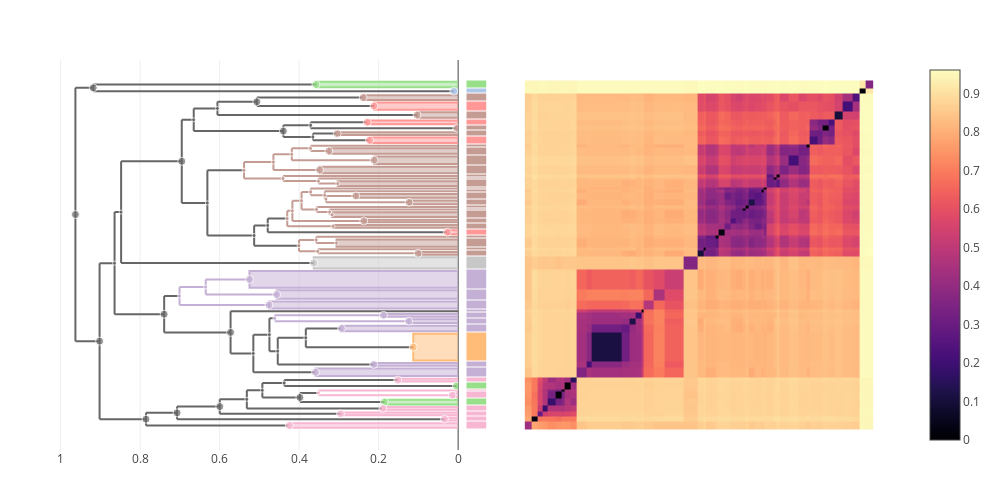

The notebook cell this image was saved under:
### Code cell
plot(multi_clustermap(cdata, trees["all"]))

### Figure 1 — Plotly figure (JSON) as saved in the notebook; plotly's stock layout.template omitted (floating-point values rounded to 4 significant figures; data arrays with more than 128 entries replaced by an {"elided": "..."} marker saying what was removed)
{"data": [{"colorscale": {"elided": "256x2 mixed values"}, "type": "heatmap", "x": [0.5, 3.232, 5.232, 7.232, 9.232, 11.96, 14.38, 15.38, 17.79, 19.79, 23.62, 25.62, 36.52, 39.52, 41.93, 43.93, 44.93, 48.58, 52.74, 59.91, 65.03, 67.03, 68.03, 71.68, 72.68, 75.09, 77.09, 79.09, 81.82, 82.82, 83.82, 86.24, 88.65, 89.65, 90.65, 93.38, 94.38, 95.38, 98.83, 102.7, 105.7, 106.7, 109.7, 111.7, 113.7, 116.1, 119.1, 122.7, 125.5, 127.5, 130.5], "y": [0.5, 3.232, 5.232, 7.232, 9.232, 11.96, 14.38, 15.38, 17.79, 19.79, 23.62, 25.62, 36.52, 39.52, 41.93, 43.93, 44.93, 48.58, 52.74, 59.91, 65.03, 67.03, 68.03, 71.68, 72.68, 75.09, 77.09, 79.09, 81.82, 82.82, 83.82, 86.24, 88.65, 89.65, 90.65, 93.38, 94.38, 95.38, 98.83, 102.7, 105.7, 106.7, 109.7, 111.7, 113.7, 116.1, 119.1, 122.7, 125.5, 127.5, 130.5], "z": {"elided": "50x50 float values"}}, {"fill": "toself", "hoverinfo": "skip", "line": {"color": "#98DF8A"}, "mode": "lines", "showlegend": false, "type": "scatter", "x": [0, 0.3578, 0.3578, 0], "xaxis": "x2", "y": [128.0, 128.0, 130.0, 130.0], "yaxis": "y"}, {"hoverinfo": "skip", "line": {"color": "#666666"}, "mode": "lines", "showlegend": false, "type": "scatter", "x": [0.9629, 0.9629, null, 0.9629, 0.9021, null, 0.9629, 0.9181, null], "xaxis": "x2", "y": [33.3, 127.7, null, 33.3, 33.3, null, 127.7, 127.7, null], "yaxis": "y"}, {"fill": "toself", "hoverinfo": "skip", "line": {"color": "#98DF8A"}, "mode": "lines", "showlegend": false, "type": "scatter", "x": [0, 0.1854, 0.1854, 0], "xaxis": "x2", "y": [9.732, 9.732, 11.46, 11.46], "yaxis": "y"}, {"fill": "toself", "hoverinfo": "skip", "line": {"color": "#FFBB78"}, "mode": "lines", "showlegend": false, "type": "scatter", "x": [0, 0.1129, 0.1129, 0], "xaxis": "x2", "y": [26.12, 26.12, 36.02, 36.02], "yaxis": "y"}, {"fill": "toself", "hoverinfo": "skip", "line": {"color": "#FF9896"}, "mode": "lines", "showlegend": false, "type": "scatter", "x": [0, 0.2117, 0.2117, 0], "xaxis": "x2", "y": [119.6, 119.6, 122.2, 122.2], "yaxis": "y"}, {"hoverinfo": "skip", "line": {"color": "#C49C94"}, "mode": "lines", "showlegend": false, "type": "scatter", "x": [0.3939, 0.3939, null, 0.3939, 0.3562, null, 0.3939, 0.3708, null], "xaxis": "x2", "y": [82.36, 88.92, null, 82.36, 82.36, null, 88.92, 88.92, null], "yaxis": "y"}, {"fill": "toself", "hoverinfo": "skip", "line": {"color": "#C7C7C7"}, "mode": "lines", "showlegend": false, "type": "scatter", "x": [0, 0.3633, 0.3633, 0], "xaxis": "x2", "y": [60.41, 60.41, 64.53, 64.53], "yaxis": "y"}, {"hoverinfo": "skip", "line": {"color": "#C49C94"}, "mode": "lines", "showlegend": false, "type": "scatter", "x": [0.3562, 0.3562, null, 0.3562, 0.3233, null, 0.3562, 0, null], "xaxis": "x2", "y": [81.39, 83.32, null, 81.39, 81.39, null, 83.32, 83.32, null], "yaxis": "y"}, {"hoverinfo": "skip", "line": {"color": "#666666"}, "mode": "lines", "showlegend": false, "type": "scatter", "x": [0.6953, 0.6953, null, 0.6953, 0.6309, null, 0.6953, 0.6652, null], "xaxis": "x2", "y": [84.82, 115.8, null, 84.82, 84.82, null, 115.8, 115.8, null], "yaxis": "y"}, {"fill": "toself", "hoverinfo": "skip", "line": {"color": "#C49C94"}, "mode": "lines", "showlegend": false, "type": "scatter", "x": [0, 0.3251, 0.3251, 0], "xaxis": "x2", "y": [103.2, 103.2, 105.2, 105.2], "yaxis": "y"}, {"fill": "toself", "hoverinfo": "skip", "line": {"color": "#C49C94"}, "mode": "lines", "showlegend": false, "type": "scatter", "x": [0, 0.317, 0.317, 0], "xaxis": "x2", "y": [79.59, 79.59, 81.32, 81.32], "yaxis": "y"}, {"fill": "toself", "hoverinfo": "skip", "line": {"color": "#F7B6D2"}, "mode": "lines", "showlegend": false, "type": "scatter", "x": [0, 0.152, 0.152, 0], "xaxis": "x2", "y": [18.29, 18.29, 19.29, 19.29], "yaxis": "y"}, {"fill": "toself", "hoverinfo": "skip", "line": {"color": "#AEC7E8"}, "mode": "lines", "showlegend": false, "type": "scatter", "x": [0, 0.01095, 0.01095, 0], "xaxis": "x2", "y": [126.0, 126.0, 127.0, 127.0], "yaxis": "y"}, {"hoverinfo": "skip", "line": {"color": "#666666"}, "mode": "lines", "showlegend": false, "type": "scatter", "x": [0.4925, 0.4925, null, 0.4925, 0.398, null, 0.4925, 0.4374, null], "xaxis": "x2", "y": [12.31, 17.69, null, 12.31, 12.31, null, 17.69, 17.69, null], "yaxis": "y"}, {"hoverinfo": "skip", "line": {"color": "#666666"}, "mode": "lines", "showlegend": false, "type": "scatter", "x": [0.7853, 0.7853, null, 0.7853, 0.4248, null, 0.7853, 0.7071, null], "xaxis": "x2", "y": [1.866, 6.578, null, 1.866, 1.866, null, 6.578, 6.578, null], "yaxis": "y"}, {"hoverinfo": "skip", "line": {"color": "#666666"}, "mode": "lines", "showlegend": false, "type": "scatter", "x": [0.5152, 0.5152, null, 0.5152, 0.3589, null, 0.5152, 0.4748, null], "xaxis": "x2", "y": [21.71, 35.71, null, 21.71, 21.71, null, 35.71, 35.71, null], "yaxis": "y"}, {"fill": "toself", "hoverinfo": "skip", "line": {"color": "#C5B0D5"}, "mode": "lines", "showlegend": false, "type": "scatter", "x": [0, 0.1879, 0.1879, 0], "xaxis": "x2", "y": [42.43, 42.43, 43.43, 43.43], "yaxis": "y"}, {"hoverinfo": "skip", "line": {"color": "#666666"}, "mode": "lines", "showlegend": false, "type": "scatter", "x": [0.9021, 0.9021, null, 0.9021, 0.7853, null, 0.9021, 0.8644, null], "xaxis": "x2", "y": [4.222, 62.37, null, 4.222, 4.222, null, 62.37, 62.37, null], "yaxis": "y"}, {"fill": "toself", "hoverinfo": "skip", "line": {"color": "#C49C94"}, "mode": "lines", "showlegend": false, "type": "scatter", "x": [0, 0.1033, 0.1033, 0], "xaxis": "x2", "y": [116.6, 116.6, 118.6, 118.6], "yaxis": "y"}, {"fill": "toself", "hoverinfo": "skip", "line": {"color": "#C49C94"}, "mode": "lines", "showlegend": false, "type": "scatter", "x": [0, 0.2575, 0.2575, 0], "xaxis": "x2", "y": [86.74, 86.74, 88.15, 88.15], "yaxis": "y"}, {"fill": "toself", "hoverinfo": "skip", "line": {"color": "#98DF8A"}, "mode": "lines", "showlegend": false, "type": "scatter", "x": [0, 0.00464, 0.00464, 0], "xaxis": "x2", "y": [15.88, 15.88, 17.29, 17.29], "yaxis": "y"}, {"hoverinfo": "skip", "line": {"color": "#C5B0D5"}, "mode": "lines", "showlegend": false, "type": "scatter", "x": [0.7009, 0.7009, null, 0.7009, 0.4759, null, 0.7009, 0.635, null], "xaxis": "x2", "y": [46.76, 53.49, null, 46.76, 46.76, null, 53.49, 53.49, null], "yaxis": "y"}, {"hoverinfo": "skip", "line": {"color": "#C49C94"}, "mode": "lines", "showlegend": false, "type": "scatter", "x": [0.417, 0.417, null, 0.417, 0.2375, null, 0.417, 0.3939, null], "xaxis": "x2", "y": [78.09, 85.64, null, 78.09, 78.09, null, 85.64, 85.64, null], "yaxis": "y"}, {"hoverinfo": "skip", "line": {"color": "#666666"}, "mode": "lines", "showlegend": false, "type": "scatter", "x": [0.5065, 0.5065, null, 0.5065, 0.2117, null, 0.5065, 0.2389, null], "xaxis": "x2", "y": [120.9, 124.1, null, 120.9, 120.9, null, 124.1, 124.1, null], "yaxis": "y"}, {"hoverinfo": "skip", "line": {"color": "#666666"}, "mode": "lines", "showlegend": false, "type": "scatter", "x": [0.5316, 0.5316, null, 0.5316, 0.1893, null, 0.5316, 0.4925, null], "xaxis": "x2", "y": [8.232, 15.0, null, 8.232, 8.232, null, 15.0, 15.0, null], "yaxis": "y"}, {"fill": "toself", "hoverinfo": "skip", "line": {"color": "#F7B6D2"}, "mode": "lines", "showlegend": false, "type": "scatter", "x": [0, 0.0149, 0.0149, 0], "xaxis": "x2", "y": [12.46, 12.46, 13.88, 13.88], "yaxis": "y"}, {"fill": "toself", "hoverinfo": "skip", "line": {"color": "#C49C94"}, "mode": "lines", "showlegend": false, "type": "scatter", "x": [0, 0.2375, 0.2375, 0], "xaxis": "x2", "y": [77.59, 77.59, 78.59, 78.59], "yaxis": "y"}, {"hoverinfo": "skip", "line": {"color": "#666666"}, "mode": "lines", "showlegend": false, "type": "scatter", "x": [0.3832, 0.3832, null, 0.3832, 0.1129, null, 0.3832, 0.2933, null], "xaxis": "x2", "y": [31.07, 38.02, null, 31.07, 31.07, null, 38.02, 38.02, null], "yaxis": "y"}, {"hoverinfo": "skip", "line": {"color": "#666666"}, "mode": "lines", "showlegend": false, "type": "scatter", "x": [0.6056, 0.6056, null, 0.6056, 0.1033, null, 0.6056, 0.5065, null], "xaxis": "x2", "y": [117.6, 122.5, null, 117.6, 117.6, null, 122.5, 122.5, null], "yaxis": "y"}, {"hoverinfo": "skip", "line": {"color": "#666666"}, "mode": "lines", "showlegend": false, "type": "scatter", "x": [0.479, 0.479, null, 0.479, 0.027, null, 0.479, 0.4299, null], "xaxis": "x2", "y": [73.88, 78.98, null, 73.88, 73.88, null, 78.98, 78.98, null], "yaxis": "y"}, {"fill": "toself", "hoverinfo": "skip", "line": {"color": "#C5B0D5"}, "mode": "lines", "showlegend": false, "type": "scatter", "x": [0, 0.2124, 0.2124, 0], "xaxis": "x2", "y": [24.12, 24.12, 25.12, 25.12], "yaxis": "y"}, {"fill": "toself", "hoverinfo": "skip", "line": {"color": "#C5B0D5"}, "mode": "lines", "showlegend": false, "type": "scatter", "x": [0, 0.4759, 0.4759, 0], "xaxis": "x2", "y": [45.43, 45.43, 48.08, 48.08], "yaxis": "y"}, {"hoverinfo": "skip", "line": {"color": "#C49C94"}, "mode": "lines", "showlegend": false, "type": "scatter", "x": [0.3569, 0.3569, null, 0.3569, 0.3059, null, 0.3569, 0, null], "xaxis": "x2", "y": [69.85, 72.18, null, 69.85, 69.85, null, 72.18, 72.18, null], "yaxis": "y"}, {"fill": "toself", "hoverinfo": "skip", "line": {"color": "#C49C94"}, "mode": "lines", "showlegend": false, "type": "scatter", "x": [0, 0.3059, 0.3059, 0], "xaxis": "x2", "y": [68.53, 68.53, 71.18, 71.18], "yaxis": "y"}, {"fill": "toself", "hoverinfo": "skip", "line": {"color": "#C49C94"}, "mode": "lines", "showlegend": false, "type": "scatter", "x": [0, 0.2389, 0.2389, 0], "xaxis": "x2", "y": [123.2, 123.2, 125.0, 125.0], "yaxis": "y"}, {"hoverinfo": "skip", "line": {"color": "#C49C94"}, "mode": "lines", "showlegend": false, "type": "scatter", "x": [0.4003, 0.4003, null, 0.4003, 0.353, null, 0.4003, 0.3569, null], "xaxis": "x2", "y": [66.78, 71.01, null, 66.78, 66.78, null, 71.01, 71.01, null], "yaxis": "y"}, {"fill": "toself", "hoverinfo": "skip", "line": {"color": "#F7B6D2"}, "mode": "lines", "showlegend": false, "type": "scatter", "x": [0, 0.03438, 0.03438, 0], "xaxis": "x2", "y": [3.732, 3.732, 4.732, 4.732], "yaxis": "y"}, {"fill": "toself", "hoverinfo": "skip", "line": {"color": "#F7B6D2"}, "mode": "lines", "showlegend": false, "type": "scatter", "x": [0, 0.2958, 0.2958, 0], "xaxis": "x2", "y": [5.732, 5.732, 6.732, 6.732], "yaxis": "y"}, {"hoverinfo": "skip", "line": {"color": "#C49C94"}, "mode": "lines", "showlegend": false, "type": "scatter", "x": [0.3708, 0.3708, null, 0.3708, 0.3355, null, 0.3708, 0, null], "xaxis": "x2", "y": [87.69, 90.15, null, 87.69, 87.69, null, 90.15, 90.15, null], "yaxis": "y"}, {"fill": "toself", "hoverinfo": "skip", "line": {"color": "#C5B0D5"}, "mode": "lines", "showlegend": false, "type": "scatter", "x": [0, 0.3589, 0.3589, 0], "xaxis": "x2", "y": [20.29, 20.29, 23.12, 23.12], "yaxis": "y"}, {"hoverinfo": "skip", "line": {"color": "#C5B0D5"}, "mode": "lines", "showlegend": false, "type": "scatter", "x": [0.635, 0.635, null, 0.635, 0.4565, null, 0.635, 0.5249, null], "xaxis": "x2", "y": [50.66, 56.32, null, 50.66, 50.66, null, 56.32, 56.32, null], "yaxis": "y"}, {"hoverinfo": "skip", "line": {"color": "#666666"}, "mode": "lines", "showlegend": false, "type": "scatter", "x": [0.4748, 0.4748, null, 0.4748, 0.4538, null, 0.4748, 0.4611, null], "xaxis": "x2", "y": [29.58, 41.83, null, 29.58, 29.58, null, 41.83, 41.83, null], "yaxis": "y"}, {"hoverinfo": "skip", "line": {"color": "#C49C94"}, "mode": "lines", "showlegend": false, "type": "scatter", "x": [0.4647, 0.4647, null, 0.4647, 0.3485, null, 0.4647, 0.4185, null], "xaxis": "x2", "y": [97.11, 103.0, null, 97.11, 97.11, null, 103.0, 103.0, null], "yaxis": "y"}, {"hoverinfo": "skip", "line": {"color": "#666666"}, "mode": "lines", "showlegend": false, "type": "scatter", "x": [0.3652, 0.3652, null, 0.3652, 0.223, null, 0.3652, 0.3042, null], "xaxis": "x2", "y": [108.2, 110.7, null, 108.2, 108.2, null, 110.7, 110.7, null], "yaxis": "y"}, {"fill": "toself", "hoverinfo": "skip", "line": {"color": "#C5B0D5"}, "mode": "lines", "showlegend": false, "type": "scatter", "x": [0, 0.4565, 0.4565, 0], "xaxis": "x2", "y": [49.08, 49.08, 52.24, 52.24], "yaxis": "y"}, {"hoverinfo": "skip", "line": {"color": "#666666"}, "mode": "lines", "showlegend": false, "type": "scatter", "x": [0.371, 0.371, null, 0.371, 0.003094, null, 0.371, 0.2285, null], "xaxis": "x2", "y": [112.7, 114.9, null, 112.7, 112.7, null, 114.9, 114.9, null], "yaxis": "y"}, {"fill": "toself", "hoverinfo": "skip", "line": {"color": "#C49C94"}, "mode": "lines", "showlegend": false, "type": "scatter", "x": [0, 0.3145, 0.3145, 0], "xaxis": "x2", "y": [75.59, 75.59, 76.59, 76.59], "yaxis": "y"}, {"fill": "toself", "hoverinfo": "skip", "line": {"color": "#F7B6D2"}, "mode": "lines", "showlegend": false, "type": "scatter", "x": [0, 0.4248, 0.4248, 0], "xaxis": "x2", "y": [1, 1, 2.732, 2.732], "yaxis": "y"}, {"hoverinfo": "skip", "line": {"color": "#666666"}, "mode": "lines", "showlegend": false, "type": "scatter", "x": [0.398, 0.398, null, 0.398, 0.1854, null, 0.398, 0.351, null], "xaxis": "x2", "y": [10.6, 14.02, null, 10.6, 10.6, null, 14.02, 14.02, null], "yaxis": "y"}, {"hoverinfo": "skip", "line": {"color": "#666666"}, "mode": "lines", "showlegend": false, "type": "scatter", "x": [0.6309, 0.6309, null, 0.6309, 0.5132, null, 0.6309, 0.5386, null], "xaxis": "x2", "y": [72.66, 96.97, null, 72.66, 72.66, null, 96.97, 96.97, null], "yaxis": "y"}, {"hoverinfo": "skip", "line": {"color": "#C49C94"}, "mode": "lines", "showlegend": false, "type": "scatter", "x": [0.5386, 0.5386, null, 0.5386, 0.4404, null, 0.5386, 0.4647, null], "xaxis": "x2", "y": [93.92, 100.0, null, 93.92, 93.92, null, 100.0, 100.0, null], "yaxis": "y"}, {"fill": "toself", "hoverinfo": "skip", "line": {"color": "#F7B6D2"}, "mode": "lines", "showlegend": false, "type": "scatter", "x": [0, 0.1893, 0.1893, 0], "xaxis": "x2", "y": [7.732, 7.732, 8.732, 8.732], "yaxis": "y"}, {"hoverinfo": "skip", "line": {"color": "#666666"}, "mode": "lines", "showlegend": false, "type": "scatter", "x": [0.5132, 0.5132, null, 0.5132, 0.4003, null, 0.5132, 0.479, null], "xaxis": "x2", "y": [68.9, 76.43, null, 68.9, 68.9, null, 76.43, 76.43, null], "yaxis": "y"}, {"fill": "toself", "hoverinfo": "skip", "line": {"color": "#C5B0D5"}, "mode": "lines", "showlegend": false, "type": "scatter", "x": [0, 0.2933, 0.2933, 0], "xaxis": "x2", "y": [37.02, 37.02, 39.02, 39.02], "yaxis": "y"}, {"hoverinfo": "skip", "line": {"color": "#666666"}, "mode": "lines", "showlegend": false, "type": "scatter", "x": [0.4538, 0.4538, null, 0.4538, 0.2124, null, 0.4538, 0.3832, null], "xaxis": "x2", "y": [24.62, 34.55, null, 24.62, 24.62, null, 34.55, 34.55, null], "yaxis": "y"}, {"fill": "toself", "hoverinfo": "skip", "line": {"color": "#C49C94"}, "mode": "lines", "showlegend": false, "type": "scatter", "x": [0, 0.1235, 0.1235, 0], "xaxis": "x2", "y": [84.32, 84.32, 85.74, 85.74], "yaxis": "y"}, {"fill": "toself", "hoverinfo": "skip", "line": {"color": "#C49C94"}, "mode": "lines", "showlegend": false, "type": "scatter", "x": [0, 0.1006, 0.1006, 0], "xaxis": "x2", "y": [65.53, 65.53, 66.53, 66.53], "yaxis": "y"}, {"hoverinfo": "skip", "line": {"color": "#666666"}, "mode": "lines", "showlegend": false, "type": "scatter", "x": [0.7396, 0.7396, null, 0.7396, 0.5725, null, 0.7396, 0.7009, null], "xaxis": "x2", "y": [36.57, 50.13, null, 36.57, 36.57, null, 50.13, 50.13, null], "yaxis": "y"}, {"fill": "toself", "hoverinfo": "skip", "line": {"color": "#FF9896"}, "mode": "lines", "showlegend": false, "type": "scatter", "x": [0, 0.2285, 0.2285, 0], "xaxis": "x2", "y": [114.2, 114.2, 115.6, 115.6], "yaxis": "y"}, {"hoverinfo": "skip", "line": {"color": "#C49C94"}, "mode": "lines", "showlegend": false, "type": "scatter", "x": [0.3512, 0.3512, null, 0.3512, 0.3027, null, 0.3512, 0, null], "xaxis": "x2", "y": [92.02, 93.88, null, 92.02, 92.02, null, 93.88, 93.88, null], "yaxis": "y"}, {"hoverinfo": "skip", "line": {"color": "#C49C94"}, "mode": "lines", "showlegend": false, "type": "scatter", "x": [0.3711, 0.3711, null, 0.3711, 0.3251, null, 0.3711, 0, null], "xaxis": "x2", "y": [104.2, 106.2, null, 104.2, 104.2, null, 106.2, 106.2, null], "yaxis": "y"}, {"hoverinfo": "skip", "line": {"color": "#C49C94"}, "mode": "lines", "showlegend": false, "type": "scatter", "x": [0.3233, 0.3233, null, 0.3233, 0.317, null, 0.3233, 0, null], "xaxis": "x2", "y": [80.46, 82.32, null, 80.46, 80.46, null, 82.32, 82.32, null], "yaxis": "y"}, {"fill": "toself", "hoverinfo": "skip", "line": {"color": "#C5B0D5"}, "mode": "lines", "showlegend": false, "type": "scatter", "x": [0, 0.5249, 0.5249, 0], "xaxis": "x2", "y": [53.24, 53.24, 59.41, 59.41], "yaxis": "y"}, {"fill": "toself", "hoverinfo": "skip", "line": {"color": "#C49C94"}, "mode": "lines", "showlegend": false, "type": "scatter", "x": [0, 0.3485, 0.3485, 0], "xaxis": "x2", "y": [95.88, 95.88, 98.33, 98.33], "yaxis": "y"}, {"hoverinfo": "skip", "line": {"color": "#666666"}, "mode": "lines", "showlegend": false, "type": "scatter", "x": [0.5997, 0.5997, null, 0.5997, 0.2958, null, 0.5997, 0.5316, null], "xaxis": "x2", "y": [6.232, 11.62, null, 6.232, 6.232, null, 11.62, 11.62, null], "yaxis": "y"}, {"hoverinfo": "skip", "line": {"color": "#666666"}, "mode": "lines", "showlegend": false, "type": "scatter", "x": [0.9181, 0.9181, null, 0.9181, 0.01095, null, 0.9181, 0.3578, null], "xaxis": "x2", "y": [126.5, 129.0, null, 126.5, 126.5, null, 129.0, 129.0, null], "yaxis": "y"}, {"hoverinfo": "skip", "line": {"color": "#666666"}, "mode": "lines", "showlegend": false, "type": "scatter", "x": [0.7071, 0.7071, null, 0.7071, 0.03438, null, 0.7071, 0.5997, null], "xaxis": "x2", "y": [4.232, 8.924, null, 4.232, 4.232, null, 8.924, 8.924, null], "yaxis": "y"}, {"hoverinfo": "skip", "line": {"color": "#C49C94"}, "mode": "lines", "showlegend": false, "type": "scatter", "x": [0.3324, 0.3324, null, 0.3324, 0.1235, null, 0.3324, 0.2575, null], "xaxis": "x2", "y": [85.03, 87.44, null, 85.03, 85.03, null, 87.44, 87.44, null], "yaxis": "y"}, {"hoverinfo": "skip", "line": {"color": "#666666"}, "mode": "lines", "showlegend": false, "type": "scatter", "x": [0.5725, 0.5725, null, 0.5725, 0.5152, null, 0.5725, 0, null], "xaxis": "x2", "y": [28.71, 44.43, null, 28.71, 28.71, null, 44.43, 44.43, null], "yaxis": "y"}, {"hoverinfo": "skip", "line": {"color": "#666666"}, "mode": "lines", "showlegend": false, "type": "scatter", "x": [0.8479, 0.8479, null, 0.8479, 0.3633, null, 0.8479, 0.6953, null], "xaxis": "x2", "y": [62.47, 100.3, null, 62.47, 62.47, null, 100.3, 100.3, null], "yaxis": "y"}, {"hoverinfo": "skip", "line": {"color": "#C49C94"}, "mode": "lines", "showlegend": false, "type": "scatter", "x": [0.3355, 0.3355, null, 0.3355, 0.3324, null, 0.3355, 0, null], "xaxis": "x2", "y": [86.24, 89.15, null, 86.24, 86.24, null, 89.15, 89.15, null], "yaxis": "y"}, {"hoverinfo": "skip", "line": {"color": "#666666"}, "mode": "lines", "showlegend": false, "type": "scatter", "x": [0.6652, 0.6652, null, 0.6652, 0.4397, null, 0.6652, 0.6056, null], "xaxis": "x2", "y": [111.6, 120.0, null, 111.6, 111.6, null, 120.0, 120.0, null], "yaxis": "y"}, {"fill": "toself", "hoverinfo": "skip", "line": {"color": "#C49C94"}, "mode": "lines", "showlegend": false, "type": "scatter", "x": [0, 0.3027, 0.3027, 0], "xaxis": "x2", "y": [91.15, 91.15, 92.88, 92.88], "yaxis": "y"}, {"hoverinfo": "skip", "line": {"color": "#C5B0D5"}, "mode": "lines", "showlegend": false, "type": "scatter", "x": [0.4611, 0.4611, null, 0.4611, 0.1244, null, 0.4611, 0.1879, null], "xaxis": "x2", "y": [40.73, 42.93, null, 40.73, 40.73, null, 42.93, 42.93, null], "yaxis": "y"}, {"fill": "toself", "hoverinfo": "skip", "line": {"color": "#C49C94"}, "mode": "lines", "showlegend": false, "type": "scatter", "x": [0, 0.003094, 0.003094, 0], "xaxis": "x2", "y": [112.2, 112.2, 113.2, 113.2], "yaxis": "y"}, {"hoverinfo": "skip", "line": {"color": "#C49C94"}, "mode": "lines", "showlegend": false, "type": "scatter", "x": [0.4299, 0.4299, null, 0.4299, 0.3145, null, 0.4299, 0.417, null], "xaxis": "x2", "y": [76.09, 81.86, null, 76.09, 76.09, null, 81.86, 81.86, null], "yaxis": "y"}, {"hoverinfo": "skip", "line": {"color": "#F7B6D2"}, "mode": "lines", "showlegend": false, "type": "scatter", "x": [0.351, 0.351, null, 0.351, 0.0149, null, 0.351, 0, null], "xaxis": "x2", "y": [13.17, 14.88, null, 13.17, 13.17, null, 14.88, 14.88, null], "yaxis": "y"}, {"hoverinfo": "skip", "line": {"color": "#C49C94"}, "mode": "lines", "showlegend": false, "type": "scatter", "x": [0.4185, 0.4185, null, 0.4185, 0.2113, null, 0.4185, 0.3711, null], "xaxis": "x2", "y": [100.7, 105.2, null, 100.7, 100.7, null, 105.2, 105.2, null], "yaxis": "y"}, {"hoverinfo": "skip", "line": {"color": "#666666"}, "mode": "lines", "showlegend": false, "type": "scatter", "x": [0.4374, 0.4374, null, 0.4374, 0.00464, null, 0.4374, 0.152, null], "xaxis": "x2", "y": [16.59, 18.79, null, 16.59, 16.59, null, 18.79, 18.79, null], "yaxis": "y"}, {"fill": "toself", "hoverinfo": "skip", "line": {"color": "#FF9896"}, "mode": "lines", "showlegend": false, "type": "scatter", "x": [0, 0.223, 0.223, 0], "xaxis": "x2", "y": [107.2, 107.2, 109.2, 109.2], "yaxis": "y"}, {"fill": "toself", "hoverinfo": "skip", "line": {"color": "#C49C94"}, "mode": "lines", "showlegend": false, "type": "scatter", "x": [0, 0.3042, 0.3042, 0], "xaxis": "x2", "y": [110.2, 110.2, 111.2, 111.2], "yaxis": "y"}, {"fill": "toself", "hoverinfo": "skip", "line": {"color": "#C49C94"}, "mode": "lines", "showlegend": false, "type": "scatter", "x": [0, 0.2113, 0.2113, 0], "xaxis": "x2", "y": [99.33, 99.33, 102.2, 102.2], "yaxis": "y"}, {"hoverinfo": "skip", "line": {"color": "#666666"}, "mode": "lines", "showlegend": false, "type": "scatter", "x": [0.8644, 0.8644, null, 0.8644, 0.7396, null, 0.8644, 0.8479, null], "xaxis": "x2", "y": [43.35, 81.39, null, 43.35, 43.35, null, 81.39, 81.39, null], "yaxis": "y"}, {"hoverinfo": "skip", "line": {"color": "#C49C94"}, "mode": "lines", "showlegend": false, "type": "scatter", "x": [0.4404, 0.4404, null, 0.4404, 0.3512, null, 0.4404, 0, null], "xaxis": "x2", "y": [92.95, 94.88, null, 92.95, 92.95, null, 94.88, 94.88, null], "yaxis": "y"}, {"fill": "toself", "hoverinfo": "skip", "line": {"color": "#FF9896"}, "mode": "lines", "showlegend": false, "type": "scatter", "x": [0, 0.027, 0.027, 0], "xaxis": "x2", "y": [73.18, 73.18, 74.59, 74.59], "yaxis": "y"}, {"fill": "toself", "hoverinfo": "skip", "line": {"color": "#C5B0D5"}, "mode": "lines", "showlegend": false, "type": "scatter", "x": [0, 0.1244, 0.1244, 0], "xaxis": "x2", "y": [40.02, 40.02, 41.43, 41.43], "yaxis": "y"}, {"hoverinfo": "skip", "line": {"color": "#666666"}, "mode": "lines", "showlegend": false, "type": "scatter", "x": [0.4397, 0.4397, null, 0.4397, 0.3652, null, 0.4397, 0.371, null], "xaxis": "x2", "y": [109.4, 113.8, null, 109.4, 109.4, null, 113.8, 113.8, null], "yaxis": "y"}, {"hoverinfo": "skip", "line": {"color": "#C49C94"}, "mode": "lines", "showlegend": false, "type": "scatter", "x": [0.353, 0.353, null, 0.353, 0.1006, null, 0.353, 0, null], "xaxis": "x2", "y": [66.03, 67.53, null, 66.03, 66.03, null, 67.53, 67.53, null], "yaxis": "y"}, {"customdata": {"elided": "88x3 mixed values"}, "hovertemplate": "ID: %{customdata[0]}<br>\nHeight: %{x:.3f}<br>\nGenome count: %{customdata[1]}\n<br>\n%{customdata[2]}\n<extra></extra>", "marker": {"color": ["#98DF8A", "#666666", "#98DF8A", "#FFBB78", "#FF9896", "#C49C94", "#C7C7C7", "#C49C94", "#666666", "#C49C94", "#C49C94", "#F7B6D2", "#AEC7E8", "#666666", "#666666", "#666666", "#C5B0D5", "#666666", "#C49C94", "#C49C94", "#98DF8A", "#C5B0D5", "#C49C94", "#666666", "#666666", "#F7B6D2", "#C49C94", "#666666", "#666666", "#666666", "#C5B0D5", "#C5B0D5", "#C49C94", "#C49C94", "#C49C94", "#C49C94", "#F7B6D2", "#F7B6D2", "#C49C94", "#C5B0D5", "#C5B0D5", "#666666", "#C49C94", "#666666", "#C5B0D5", "#666666", "#C49C94", "#F7B6D2", "#666666", "#666666", "#C49C94", "#F7B6D2", "#666666", "#C5B0D5", "#666666", "#C49C94", "#C49C94", "#666666", "#FF9896", "#C49C94", "#C49C94", "#C49C94", "#C5B0D5", "#C49C94", "#666666", "#666666", "#666666", "#C49C94", "#666666", "#666666", "#C49C94", "#666666", "#C49C94", "#C5B0D5", "#C49C94", "#C49C94", "#F7B6D2", "#C49C94", "#666666", "#FF9896", "#C49C94", "#C49C94", "#666666", "#C49C94", "#FF9896", "#C5B0D5", "#666666", "#C49C94"], "size": [8, 8, 8, 8, 8, 4, 8, 4, 8, 8, 4, 8, 8, 4, 8, 4, 8, 8, 8, 8, 8, 4, 4, 8, 4, 8, 8, 4, 4, 4, 8, 8, 4, 4, 8, 4, 8, 8, 4, 8, 4, 4, 4, 4, 8, 4, 4, 8, 8, 4, 4, 8, 4, 8, 4, 8, 8, 8, 8, 4, 4, 4, 8, 8, 8, 8, 8, 4, 8, 4, 4, 4, 4, 4, 8, 4, 4, 4, 4, 8, 8, 8, 4, 4, 8, 8, 8, 4]}, "mode": "markers", "showlegend": false, "type": "scatter", "x": [0.3578, 0.9629, 0.1854, 0.1129, 0.2117, 0.3939, 0.3633, 0.3562, 0.6953, 0.3251, 0.317, 0.152, 0.01095, 0.4925, 0.7853, 0.5152, 0.1879, 0.9021, 0.1033, 0.2575, 0.00464, 0.7009, 0.417, 0.5065, 0.5316, 0.0149, 0.2375, 0.3832, 0.6056, 0.479, 0.2124, 0.4759, 0.3569, 0.3059, 0.2389, 0.4003, 0.03438, 0.2958, 0.3708, 0.3589, 0.635, 0.4748, 0.4647, 0.3652, 0.4565, 0.371, 0.3145, 0.4248, 0.398, 0.6309, 0.5386, 0.1893, 0.5132, 0.2933, 0.4538, 0.1235, 0.1006, 0.7396, 0.2285, 0.3512, 0.3711, 0.3233, 0.5249, 0.3485, 0.5997, 0.9181, 0.7071, 0.3324, 0.5725, 0.8479, 0.3355, 0.6652, 0.3027, 0.4611, 0.003094, 0.4299, 0.351, 0.4185, 0.4374, 0.223, 0.3042, 0.2113, 0.8644, 0.4404, 0.027, 0.1244, 0.4397, 0.353], "xaxis": "x2", "y": [129.0, 80.5, 10.6, 31.07, 120.9, 85.64, 62.47, 82.36, 100.3, 104.2, 80.46, 18.79, 126.5, 15.0, 4.222, 28.71, 42.93, 33.3, 117.6, 87.44, 16.59, 50.13, 81.86, 122.5, 11.62, 13.17, 78.09, 34.55, 120.0, 76.43, 24.62, 46.76, 71.01, 69.85, 124.1, 68.9, 4.232, 6.232, 88.92, 21.71, 53.49, 35.71, 100.0, 109.4, 50.66, 113.8, 76.09, 1.866, 12.31, 84.82, 96.97, 8.232, 72.66, 38.02, 29.58, 85.03, 66.03, 43.35, 114.9, 92.95, 105.2, 81.39, 56.32, 97.11, 8.924, 127.7, 6.578, 86.24, 36.57, 81.39, 87.69, 115.8, 92.02, 41.83, 112.7, 78.98, 14.02, 103.0, 17.69, 108.2, 110.7, 100.7, 62.37, 93.92, 73.88, 40.73, 111.6, 66.78], "yaxis": "y"}, {"colorscale": [[0, "#666666"], [0.1, "#AEC7E8"], [0.2, "#FFBB78"], [0.3, "#98DF8A"], [0.4, "#FF9896"], [0.5, "#C5B0D5"], [0.6, "#C49C94"], [0.7, "#F7B6D2"], [0.8, "#C7C7C7"], [0.9, "#DBDB8D"], [1, "#9EDAE5"]], "customdata": [[["ID 599", "cereus subgroup 3"]], [["ID 457", "cereus subgroup 3"]], [["ID 558", "cereus subgroup 3"]], [["ID 522", "cereus subgroup 3"]], [["ID 520", "mycoides"]], [["ID 433", "cereus subgroup 3"]], [["Genome 290", "cereus subgroup 3"]], [["ID 407", "mycoides"]], [["ID 512", "cereus subgroup 3"]], [["ID 585", "cereus subgroup 1"]], [["ID 533", "cereus subgroup 1"]], [["ID 495", "anthracis"]], [["ID 555", "cereus subgroup 1"]], [["ID 501", "cereus subgroup 1"]], [["ID 521", "cereus subgroup 1"]], [["Genome 135", "cereus subgroup 1"]], [["ID 609", "cereus subgroup 1"]], [["ID 605", "cereus subgroup 1"]], [["ID 615", "cereus subgroup 1"]], [["ID 586", "cereus subgroup 4"]], [["ID 488", "cereus subgroup 2"]], [["Genome 247", "cereus subgroup 2"]], [["ID 563", "cereus subgroup 2"]], [["Genome 214", "cereus subgroup 2"]], [["ID 449", "thuringiensis"]], [["ID 567", "cereus subgroup 2"]], [["ID 538", "cereus subgroup 2"]], [["ID 569", "cereus subgroup 2"]], [["Genome 221", "cereus subgroup 2"]], [["Genome 228", "cereus subgroup 2"]], [["ID 500", "cereus subgroup 2"]], [["ID 544", "cereus subgroup 2"]], [["Genome 280", "cereus subgroup 2"]], [["Genome 272", "cereus subgroup 2"]], [["ID 560", "cereus subgroup 2"]], [["Genome 257", "cereus subgroup 2"]], [["Genome 278", "cereus subgroup 2"]], [["ID 577", "cereus subgroup 2"]], [["ID 529", "cereus subgroup 2"]], [["ID 573", "cereus subgroup 2"]], [["Genome 263", "cereus subgroup 2"]], [["ID 535", "thuringiensis"]], [["ID 561", "cereus subgroup 2"]], [["ID 389", "cereus subgroup 2"]], [["ID 536", "thuringiensis"]], [["ID 490", "cereus subgroup 2"]], [["ID 530", "thuringiensis"]], [["ID 539", "cereus subgroup 2"]], [["ID 428", "gaemokensis"]], [["ID 584", "mycoides"]]], "hovertemplate": "%{customdata[0]} <br>\n%{customdata[1]}\n<extra></extra>\n", "showscale": false, "type": "heatmap", "xaxis": "x3", "y": [0.5, 3.232, 5.232, 7.232, 9.232, 11.96, 14.38, 15.38, 17.79, 19.79, 23.62, 25.62, 36.52, 39.52, 41.93, 43.93, 44.93, 48.58, 52.74, 59.91, 65.03, 67.03, 68.03, 71.68, 72.68, 75.09, 77.09, 79.09, 81.82, 82.82, 83.82, 86.24, 88.65, 89.65, 90.65, 93.38, 94.38, 95.38, 98.83, 102.7, 105.7, 106.7, 109.7, 111.7, 113.7, 116.1, 119.1, 122.7, 125.5, 127.5, 130.5], "ygap": 1, "z": [[7], [7], [7], [7], [3], [7], [7], [3], [7], [5], [5], [2], [5], [5], [5], [5], [5], [5], [5], [8], [6], [6], [6], [6], [4], [6], [6], [6], [6], [6], [6], [6], [6], [6], [6], [6], [6], [6], [6], [6], [6], [4], [6], [6], [4], [6], [4], [6], [1], [3]], "zmax": 10, "zmin": 0}], "layout": {"height": 500, "hovermode": "closest", "margin": {"b": 50, "l": 50, "r": 50, "t": 60}, "showlegend": false, "width": 1000, "xaxis": {"autorange": true, "constrain": "domain", "domain": [0.5564, 0.9652], "range": [0.5, 130.5], "scaleanchor": "y", "type": "linear", "visible": false}, "xaxis2": {"autorange": true, "domain": [0, 0.4785], "range": [1.027, 0], "rangemode": "nonnegative", "type": "linear"}, "xaxis3": {"autorange": true, "domain": [0.488, 0.512], "fixedrange": true, "range": [-0.5, 0.5], "visible": false}, "yaxis": {"autorange": true, "domain": [0, 1], "range": [-7.265, 138.1], "scaleanchor": "x", "type": "linear", "visible": false}}}
